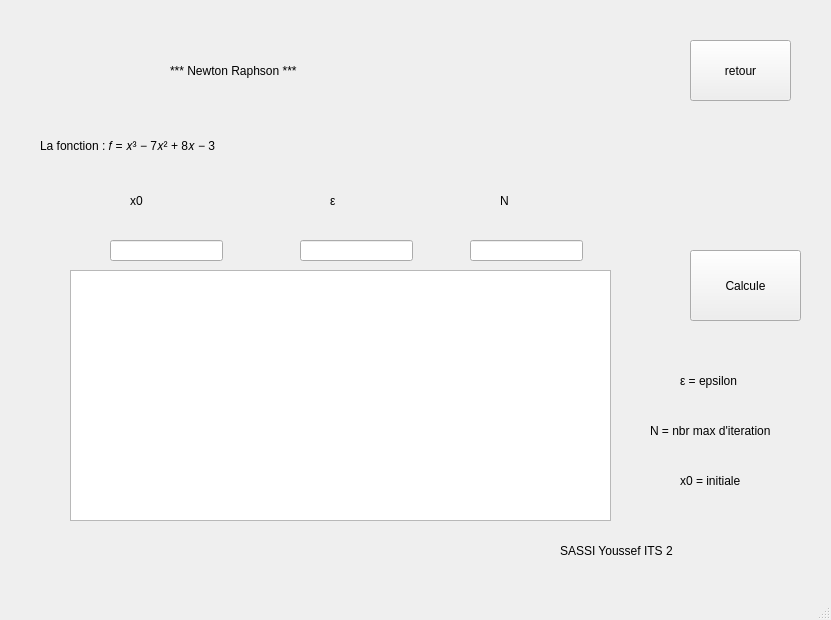
<?xml version="1.0" encoding="UTF-8"?>
<ui version="4.0">
 <class>MainWindow</class>
 <widget class="QMainWindow" name="MainWindow">
  <property name="geometry">
   <rect>
    <x>0</x>
    <y>0</y>
    <width>831</width>
    <height>620</height>
   </rect>
  </property>
  <property name="windowTitle">
   <string>MainWindow</string>
  </property>
  <property name="styleSheet">
   <string notr="true"/>
  </property>
  <widget class="QWidget" name="centralwidget">
   <widget class="QPushButton" name="b1">
    <property name="geometry">
     <rect>
      <x>690</x>
      <y>250</y>
      <width>111</width>
      <height>71</height>
     </rect>
    </property>
    <property name="styleSheet">
     <string notr="true"/>
    </property>
    <property name="text">
     <string>Calcule</string>
    </property>
   </widget>
   <widget class="QLineEdit" name="line_a">
    <property name="geometry">
     <rect>
      <x>110</x>
      <y>240</y>
      <width>113</width>
      <height>21</height>
     </rect>
    </property>
    <property name="styleSheet">
     <string notr="true"/>
    </property>
    <property name="text">
     <string/>
    </property>
   </widget>
   <widget class="QLineEdit" name="lineEdit_b">
    <property name="geometry">
     <rect>
      <x>300</x>
      <y>240</y>
      <width>113</width>
      <height>21</height>
     </rect>
    </property>
    <property name="styleSheet">
     <string notr="true"/>
    </property>
   </widget>
   <widget class="QLabel" name="label">
    <property name="geometry">
     <rect>
      <x>170</x>
      <y>40</y>
      <width>501</width>
      <height>61</height>
     </rect>
    </property>
    <property name="styleSheet">
     <string notr="true">font: 48pt &quot;.AppleSystemUIFont&quot;;</string>
    </property>
    <property name="text">
     <string>*** Newton Raphson ***</string>
    </property>
   </widget>
   <widget class="QLabel" name="label_2">
    <property name="geometry">
     <rect>
      <x>40</x>
      <y>110</y>
      <width>751</width>
      <height>71</height>
     </rect>
    </property>
    <property name="styleSheet">
     <string notr="true">font: 48pt &quot;.AppleSystemUIFont&quot;;</string>
    </property>
    <property name="text">
     <string>La fonction : 𝑓 = 𝑥³ − 7𝑥² + 8𝑥 − 3</string>
    </property>
   </widget>
   <widget class="QLabel" name="label_3">
    <property name="geometry">
     <rect>
      <x>130</x>
      <y>170</y>
      <width>61</width>
      <height>61</height>
     </rect>
    </property>
    <property name="styleSheet">
     <string notr="true">font: 48pt &quot;.AppleSystemUIFont&quot;;</string>
    </property>
    <property name="text">
     <string>x0 </string>
    </property>
   </widget>
   <widget class="QLabel" name="label_4">
    <property name="geometry">
     <rect>
      <x>330</x>
      <y>170</y>
      <width>71</width>
      <height>61</height>
     </rect>
    </property>
    <property name="styleSheet">
     <string notr="true">font: 48pt &quot;.AppleSystemUIFont&quot;;</string>
    </property>
    <property name="text">
     <string>ε</string>
    </property>
   </widget>
   <widget class="QLabel" name="label_5">
    <property name="geometry">
     <rect>
      <x>500</x>
      <y>170</y>
      <width>61</width>
      <height>61</height>
     </rect>
    </property>
    <property name="styleSheet">
     <string notr="true">font: 48pt &quot;.AppleSystemUIFont&quot;;</string>
    </property>
    <property name="text">
     <string>N</string>
    </property>
   </widget>
   <widget class="QLabel" name="label_6">
    <property name="geometry">
     <rect>
      <x>680</x>
      <y>350</y>
      <width>111</width>
      <height>61</height>
     </rect>
    </property>
    <property name="styleSheet">
     <string notr="true"/>
    </property>
    <property name="text">
     <string>ε = epsilon</string>
    </property>
   </widget>
   <widget class="QLabel" name="label_7">
    <property name="geometry">
     <rect>
      <x>650</x>
      <y>400</y>
      <width>161</width>
      <height>61</height>
     </rect>
    </property>
    <property name="styleSheet">
     <string notr="true">font: 15pt &quot;.AppleSystemUIFont&quot;;</string>
    </property>
    <property name="text">
     <string>N = nbr max d'iteration</string>
    </property>
   </widget>
   <widget class="QLabel" name="label_8">
    <property name="geometry">
     <rect>
      <x>680</x>
      <y>450</y>
      <width>111</width>
      <height>61</height>
     </rect>
    </property>
    <property name="styleSheet">
     <string notr="true">font: 20pt &quot;.AppleSystemUIFont&quot;;</string>
    </property>
    <property name="text">
     <string>x0 = initiale</string>
    </property>
   </widget>
   <widget class="QTextEdit" name="textEdit">
    <property name="geometry">
     <rect>
      <x>70</x>
      <y>270</y>
      <width>541</width>
      <height>251</height>
     </rect>
    </property>
    <property name="styleSheet">
     <string notr="true"/>
    </property>
    <property name="html">
     <string>&lt;!DOCTYPE HTML PUBLIC &quot;-//W3C//DTD HTML 4.0//EN&quot; &quot;http://www.w3.org/TR/REC-html40/strict.dtd&quot;&gt;
&lt;html&gt;&lt;head&gt;&lt;meta name=&quot;qrichtext&quot; content=&quot;1&quot; /&gt;&lt;style type=&quot;text/css&quot;&gt;
p, li { white-space: pre-wrap; }
&lt;/style&gt;&lt;/head&gt;&lt;body style=&quot; font-family:'.AppleSystemUIFont'; font-size:13pt; font-weight:400; font-style:normal;&quot;&gt;
&lt;p style=&quot;-qt-paragraph-type:empty; margin-top:0px; margin-bottom:0px; margin-left:0px; margin-right:0px; -qt-block-indent:0; text-indent:0px;&quot;&gt;&lt;br /&gt;&lt;/p&gt;&lt;/body&gt;&lt;/html&gt;</string>
    </property>
   </widget>
   <widget class="QLineEdit" name="line_c">
    <property name="geometry">
     <rect>
      <x>470</x>
      <y>240</y>
      <width>113</width>
      <height>21</height>
     </rect>
    </property>
    <property name="styleSheet">
     <string notr="true"/>
    </property>
    <property name="text">
     <string/>
    </property>
   </widget>
   <widget class="QLabel" name="label_9">
    <property name="geometry">
     <rect>
      <x>560</x>
      <y>530</y>
      <width>261</width>
      <height>41</height>
     </rect>
    </property>
    <property name="styleSheet">
     <string notr="true">font: 20pt &quot;.AppleSystemUIFont&quot;;</string>
    </property>
    <property name="text">
     <string>SASSI Youssef ITS 2</string>
    </property>
   </widget>
   <widget class="QPushButton" name="b1_retour">
    <property name="geometry">
     <rect>
      <x>690</x>
      <y>40</y>
      <width>101</width>
      <height>61</height>
     </rect>
    </property>
    <property name="styleSheet">
     <string notr="true"/>
    </property>
    <property name="text">
     <string>retour</string>
    </property>
   </widget>
  </widget>
  <widget class="QMenuBar" name="menubar">
   <property name="geometry">
    <rect>
     <x>0</x>
     <y>0</y>
     <width>831</width>
     <height>24</height>
    </rect>
   </property>
  </widget>
  <widget class="QStatusBar" name="statusbar"/>
 </widget>
 <resources/>
 <connections/>
</ui>
